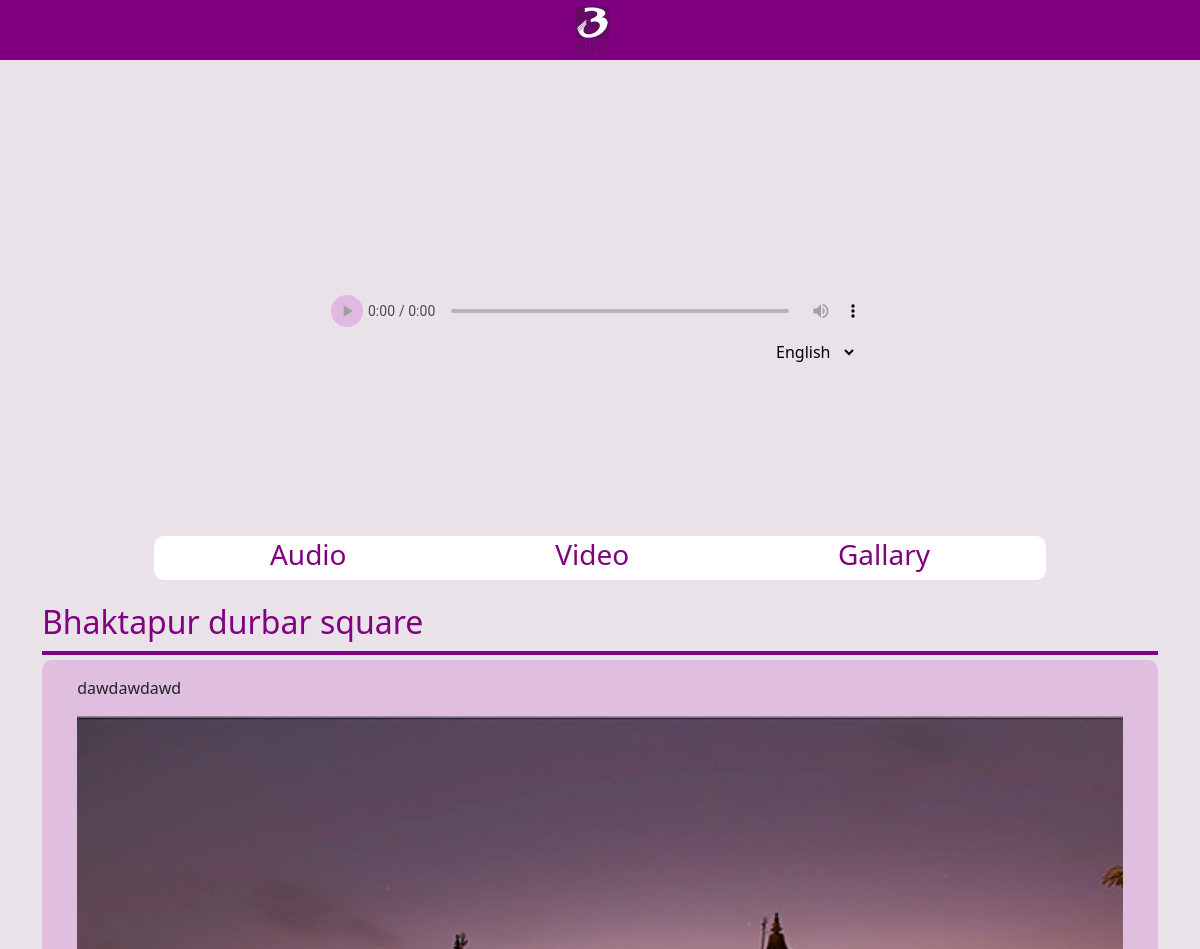
The page /description/bhaktapur-durbar-square (upper part) on the database as committed earlier.
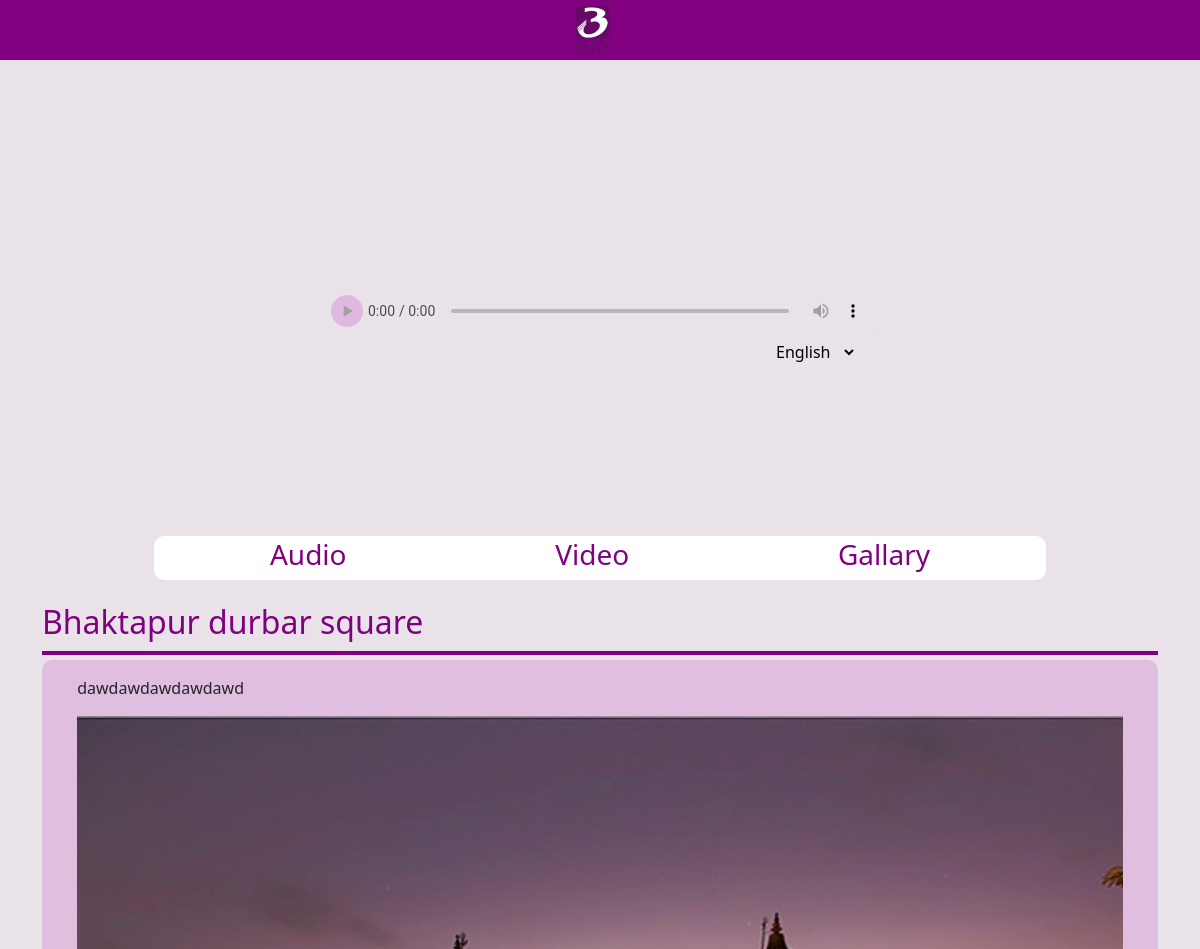
The same page on the database as committed later.
### mapApp/models.py (models this page shows, shortened)
class PlaceInfos(models.Model):
    place_id = models.AutoField(primary_key=True)
    place_name = models.CharField(max_length=100)
    slug= models.SlugField(max_length=100, unique=True,blank=True)
    place_description= models.TextField()
    latitude = models.FloatField()
    longitude = models.FloatField()
    mainImage = models.ImageField(upload_to='savedimages', default='defaults/defaultimg.jpg')
    video= models.FileField(upload_to='savedvideos', default='defaults/defaultvid.mp4')
    created_at = models.DateTimeField(auto_now_add=True)
    updated_at = models.DateTimeField(auto_now=True)
    place_type = models.ForeignKey(PlaceType, on_delete=models.CASCADE)
    district = models.CharField(max_length=100)
    municipality = models.CharField(max_length=100)
    ward = models.IntegerField()
    carouselImage1 = models.ImageField(upload_to='savedcarouselimages', blank=True)
    carouselImage2 = models.ImageField(upload_to='savedcarouselimages', blank=True)
    carouselImage3 = models.ImageField(upload_to='savedcarouselimages', blank=True)
    carouselImage4 = models.ImageField(upload_to='savedcarouselimages', blank=True)
    carouselImage5 = models.ImageField(upload_to='savedcarouselimages', blank=True)
    carouselImage6 = models.ImageField(upload_to='savedcarouselimages', blank=True)
    carouselImage7 = models.ImageField(upload_to='savedcarouselimages', blank=True)
    carouselImage8 = models.ImageField(upload_to='savedcarouselimages', blank=True)
    carouselImage9 = models.ImageField(upload_to='savedcarouselimages', blank=True)
    carouselImage10 = models.ImageField(upload_to='savedcarouselimages', blank=True)
    carouselImage11 = models.ImageField(upload_to='savedcarouselimages', blank=True)
    def get_non_blank_carousel_images(self):
        carousel_images = []
        for i in range(1, 12):  #change herer if gield modified//////
            field_name = f'carouselImage{i}'
            image_field = getattr(self, field_name)
            if image_field:
                carousel_images.append(image_field)
        return carousel_images

### mapApp/views.py (the view, shortened to what this page needs)
# urls.py: path('description/<str:slug>', views.description, name='description'),
def description(request,slug):
    place_obj = PlaceInfos.objects.get(slug=slug)
    review_obj = Review.objects.filter(place_info__slug=slug).order_by('-review_date')
    carousel_images=[]
    carousel_images = place_obj.get_non_blank_carousel_images()
    context={
            'place_obj': place_obj,
            'carousel_images':carousel_images,
            'review_obj':review_obj
    }
    return render(request, 'description.html', context)

### templates/description.html (shortened to what this page needs)
{% load static %}
<!doctype html>
<html lang="en">
<head>
    <link rel="stylesheet" href="{%static 'assets/bootstrap-5.2.3/bootstrap.min.css'%}">
    <link rel="stylesheet" href="https://cdn.jsdelivr.net/npm/bootstrap-icons@1.11.3/font/bootstrap-icons.min.css">
    <link rel="stylesheet" href="https://unpkg.com/leaflet@1.9.4/dist/leaflet.css"
 />
    <link rel="stylesheet" href="{% static 'css/description.css' %}">
</head>
<body>
    <nav class="navbar">
        <div class="container d-flex justify-content-center align-items-center">
            <a class="navbar-brand" href="">
                <img class="logo" src='{%static "assets/images/logo.png" %}' alt="logo">
            </a>
        </div>
    </nav>
    <div class="container">
        <div class="image-div">
            <div class="audio-container">
                <audio id="audioPlayer" controls>
                    <source src='{%static "assets/images/bark.mp3"%}'>
                </audio>
                <div class="language">
                    <select id="languageSelect">
                        <option value="english" selected>English</option>
                    </select>
                </div>
            </div>
        </div>
        <div class="multimedia container">
            <h3 class="text-center audio">Audio</h3>
            <h3 class="text-center video">Video</h3>
            <h3 class="text-center gallary">Gallary</h3>
        </div>
        <h2 class="text-start mt-2 heading">{{place_obj.place_name}}</h2>
        <div class="line"></div>
        <div class="desc">
            <p>{{place_obj.place_description}}</p>
            <img src='{{place_obj.mainImage.url}}' class="img-fluid topimg" alt="temple">
        </div>
    </div>
</body>
</html>

Rows that differ between the two databases and show on the page:
changed PlaceInfos "Bhaktapur durbar square": place_description "dawdawdawd" → "dawdawdawdawdawd"
